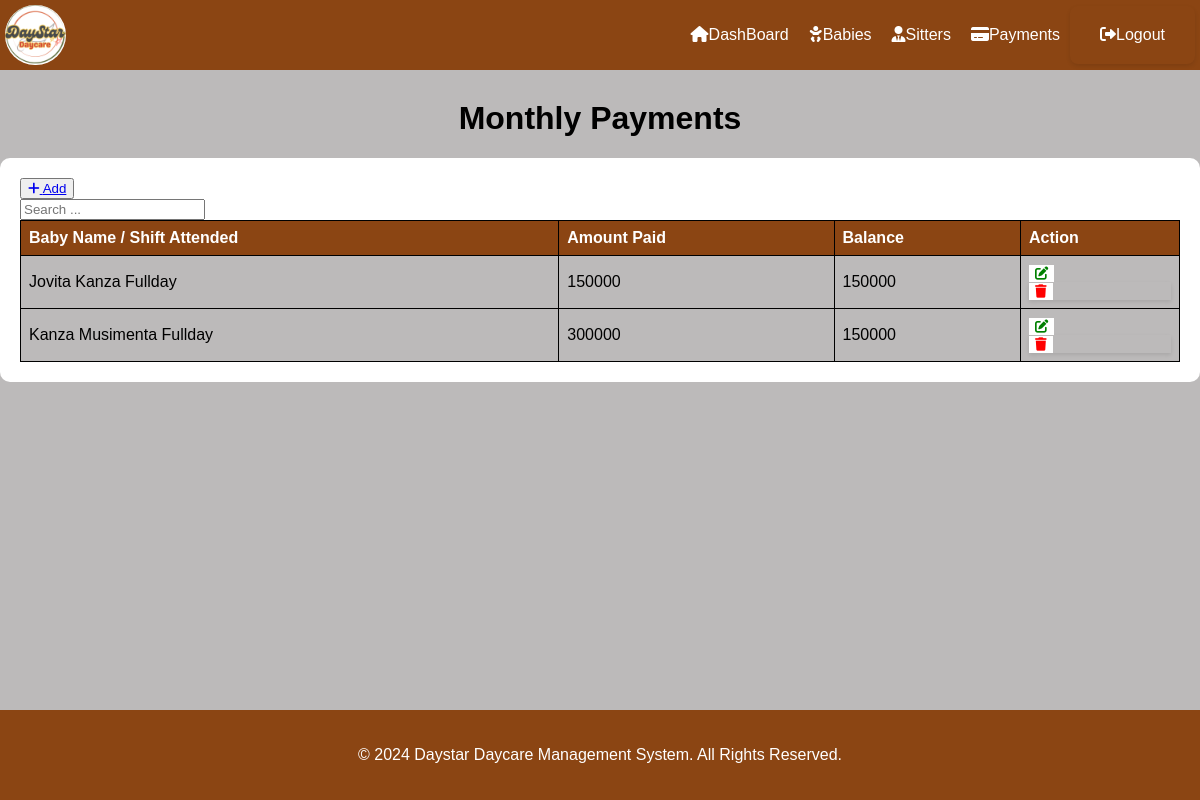
Screenshot of /monthly/ with the database file from the repository.
### ddms_app/models.py (models this page shows, shortened)
class Monthlypay(models.Model):
    departure = models.ForeignKey(
        Departure,
        on_delete=models.CASCADE,  # Deleting the Record deletes the Sitter_on_duty
        related_name='mpays',    # Allows reverse lookup
        null=True,                 # Sitter_on_duty may not always have a Record
        blank=False,                 # Allows for flexibility
    )
    amount_paid = models.CharField(max_length=50, blank=True, null=True)
    balance = models.IntegerField(null=True, blank=True)

class Departure(models.Model):
    PERIOD = (
        ('Halfday', 'Halfday'),
        ('Fullday', 'Fullday'),
    )
    STATUS = (
        ('Pending', 'Pending'),
        ('Cleared', 'Cleared'),
        ('Partial', 'Partial'),
    )
    arrival = models.ForeignKey(
        Arrival,
        on_delete=models.CASCADE,
        related_name='departures',
        null=True,
        blank=False,
    )
    name_person = models.CharField(max_length=50, blank=True, null=True)
    person_contact = models.CharField(max_length=50, blank=True, null=True)
    time_out = models.DateTimeField(auto_now_add = True, blank=True, null=True)
    period_stayed = models.CharField(max_length=20, blank=True, null=True, choices=PERIOD)
    payment_status = models.CharField(max_length=20, blank=True, null=True, choices=STATUS)
    comment = models.CharField(max_length=100, blank=True, null=True)

class Arrival(models.Model):
    GENDER = (
        ('Male', 'Male'),
        ('Female', 'Female'),
    )
    PERIOD = (
        ('Halfday', 'Halfday'),
        ('Fullday', 'Fullday'),
    )
    STATUS = (
        ('Pending', 'Pending'),
        ('Cleared', 'Cleared'),
        ('Partial', 'Partial'),
    )
    first_name = models.CharField(max_length=50, blank=True,null=True)
    last_name = models.CharField(max_length=50, blank=True, null=True)
    gender = models.CharField(max_length=10, blank=True,null=True, choices=GENDER)
    age = models.IntegerField(null=True, blank=True)
    location = models.CharField(max_length=30, null=True, blank=True)
    name_person = models.CharField(max_length=50, blank=True, null=True)
    person_contact = models.CharField(max_length=50, blank=True, null=True)
    time_in = models.DateTimeField(auto_now_add = True, blank=True, null=True)
    period_of_stay = models.CharField(max_length=20, blank=True, null=True, choices=PERIOD)
    payment_status = models.CharField(max_length=20, blank=True, null=True, choices=STATUS )

### ddms_app/views.py (the view)
# urls.py: path('monthly/', views.monthly_list, name='monthly_list'),
def monthly_list(request):
    records = Monthlypay.objects.all()
    return render(request, 'monthly_list.html', {'records': records})

### ddms_app/templates/monthly_list.html (shortened to what this page needs)
{% extends  'base.html' %}
{% block content%}
    <h1>Monthly Payments</h1>
    <div class="mt-4 p-5 bg-secondary text-white rounded">
        <table class="table table-striped table-bordered">
            <div class="mb-3">
                <button><a href="{% url 'add_monthly' %}" class="btn btn-success">
                    <i class="fas fa-plus"></i> Add
                </a></button>
                <form class="button" style="  box-shadow: 0px; padding: 0px; border-radius: 0px; margin: 0px; max-width: 200px;" method="GET" action="{% url 'monthlys_list' %}">
                    <input type="text" name="search" class="form-control" placeholder="Search ...">
                </form>
            </div>
            <thead>
                <tr>
                    <th>Baby Name / Shift Attended</th>
                    <th>Amount Paid</th>
                    <th>Balance</th>
                    <th>Action</th>
                </tr>
            </thead>
            <tbody>
                {% for monthlypay in records %}
                <tr>
                    <td>{{ monthlypay.departure.arrival.first_name }} {{ monthlypay.departure.arrival.last_name }}
                        {{ monthlypay.departure.period_stayed }}</td>
                    <td>{{ monthlypay.amount_paid }}</td>
                    <td>{{ monthlypay.balance }}</td>
                <td>
                    <button type="submit"><a href="{% url 'edit_monthly' monthlypay.id %}"><i class="fas fa-edit"></i></a></button>
                            <form  style="  box-shadow: 0px;padding: 0px; border-radius: 0px; margin: 0px;" action="{% url 'delete_monthly' monthlypay.id %}" method="post"  onsubmit="return confirm('Are you sure you want to delete this record?');">
                                <button ><i class="fas fa-trash"></i></button>
                            </form>
                        </td>
                    </tr>
                {% endfor %}
            </tbody>
        </table>
    </div>
    {% endblock %}

### ddms_app/templates/base.html (style rules this page uses)
body { font-family: Arial, sans-serif; background-color: rgb(188, 186, 186); margin: 0; padding: 0; color:white; }
h1 { text-align: center; margin-top: 30px; color:#000000; }
form { max-width: 500px; margin: 0 auto; padding: 20px; border-radius: 8px; box-shadow: 0 2px 4px rgba(0, 0, 0, 0.1); }
.mt-4 { margin-top: 20px; }
.p-5 { padding: 20px; }
.bg-secondary { background-color: white; border-radius: 10px; }
.text-white { color: #fff; }
table { width: 100%; border-collapse: collapse; border-spacing: 0; }
th, td { border: 1px solid #000000; padding: 8px; text-align: left; }
th { background-color: #8B4513; color: white; border: 1px solid black; }
td { background-color: rgb(188, 186, 186); color:#000000 }
td button { background-color: white ; color: red; border: none; cursor: pointer; }
td button a { color:green; text-decoration: none; background-color: white; }

### rows the page displays
Monthlypay: departure.arrival.first_name "Jovita", departure.arrival.last_name "Kanza", departure.period_stayed "Fullday", amount_paid "150000", balance "150000"
Monthlypay: departure.arrival.first_name "Kanza", departure.arrival.last_name "Musimenta", departure.period_stayed "Fullday", amount_paid "300000", balance "150000"
